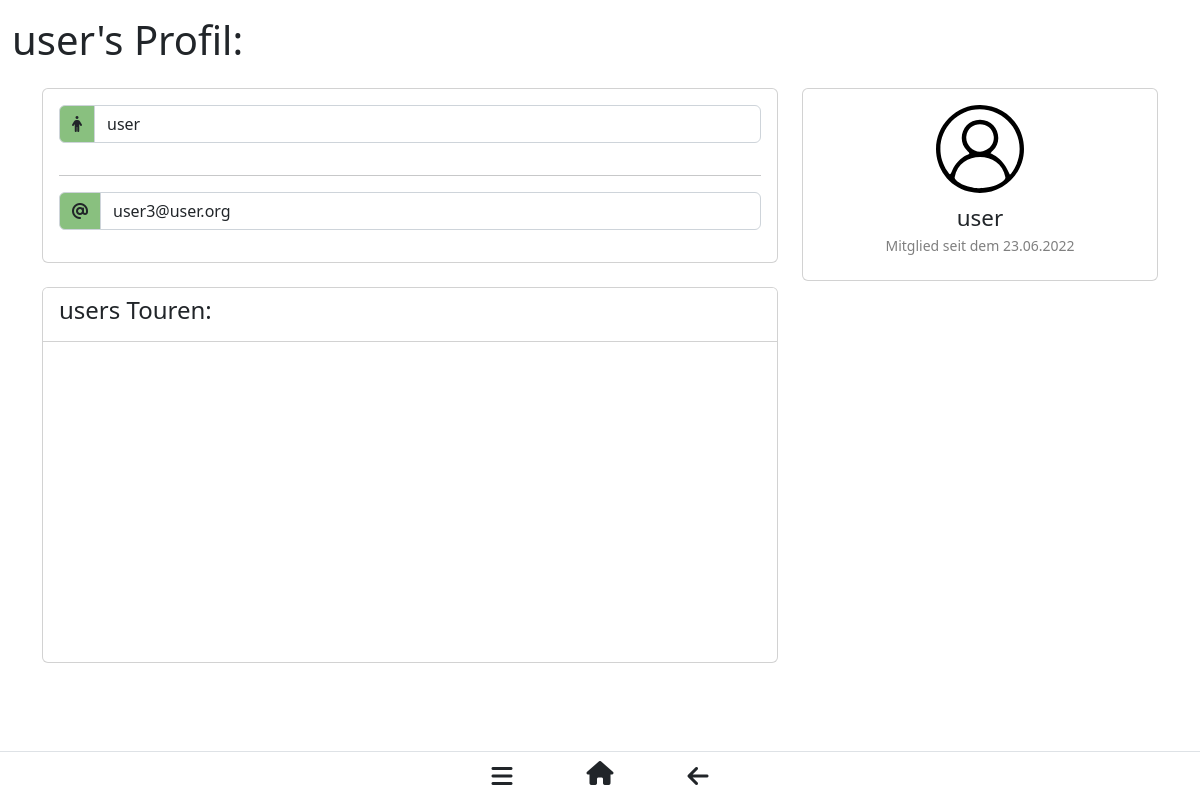
Before: /profil/user with the older database file.
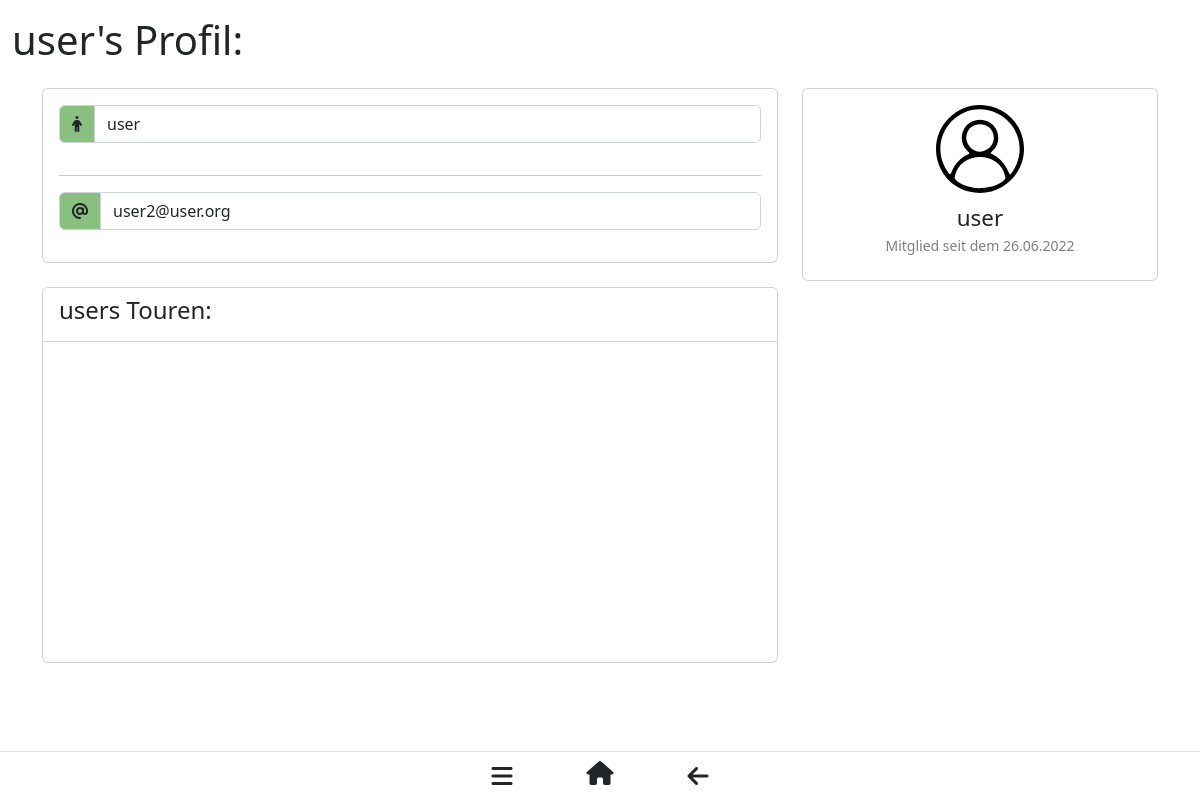
After: the same page with the newer database file.
### hikerz/db.py (models this page shows, shortened)
class User(db.Model):
    __tablename__ = 'User'
    username = db.Column(db.String(45), primary_key=True)
    emailAdresse = db.Column(db.String(45), nullable=False, unique=True)
    password = db.Column(db.String(80), nullable=False)
    rolle = db.Column(db.Integer(),  nullable=False)
    creatorOfRoute = db.relationship('Route', back_populates='creatorRelationship')
    creatorOfHighlight = db.relationship('Highlight', back_populates='creatorRelationship')
    creatorOfRouteImage = db.relationship('RouteImage', back_populates='creatorRelationship')
    creatorOfReview = db.relationship('Review', back_populates='creatorRelationship')
    member_since = db.Column(db.String(10), nullable=False, default="01.01.2022")

### hikerz/views.py (the view, shortened to what this page needs)
@views.route('/profil/<username>', methods=["GET", "POST"])
def profile(username):
    displayed_user = User.query.filter_by(username=username).first() # Get the users data from the database
    if not displayed_user:  # If user wasnt found in the db, display an 404 error
        abort(404)
    form = AccountSettings()
    return render_template("profile.html", form=form, user = displayed_user)#, displayed_tours = displayed_tours)

### hikerz/forms.py (shortened to what this page needs)
class AccountSettings(FlaskForm):
    user_name = StringField('Benutzername')
    email = StringField(
        'E-Mail Addresse', validators=[Email("Bitte überprüfe die E-Mail-Adresse")])
    new_password = PasswordField('Neues Passwort', [
        EqualTo('confirm_password', message='Die Passwörter stimmen nicht überein')
    ])
    confirm_password = PasswordField('Passwort bestätigen')
    submit = SubmitField("Änderungen speichern")

### hikerz/templates/profile.html (shortened to what this page needs)
{%extends "base.html"%}
{%block content%}
<div class="row mt-3">
    <h1>{{user.username}}'s Profil:</h1>
</div>
<div class="container mt-3">
    <div>
        <form action="{{user.benutzername}}" method="post">
            <div class="row gutters-sm">
                <div class="col-md-8 mb-3">
                    <div class="card">
                        <div class="card-body">
                            <div class="row">
                                <div class="input-group mb-3">
                                    <span class="input-group-text profile-input" id="basic-addon1"><i
                                            class="fa fa-person"></i></span>
                                    {{form.user_name(class="form-control",value=user.username,
                                    readonly=not(current_user.username==user.username), placeholder="Benutzername")}}
                                </div>
                            </div>
                            <hr>
                            <div class="row">
                                <div class="input-group mb-3">
                                    <span class="input-group-text profile-input" id="basic-addon1"><i
                                        class="fa fa-at"></i></span>
                                        {{form.email(class="form-control", value=user.emailAdresse,
                                        placeholder="E-Mail-Adresse", readonly=not(current_user.username==user.username))}}
                                    </div>
                                </div>
                        </div>
                    </div>
                    <div class="card mt-4">
                        <div class="card-header bg-white">
                            <h4>{{user.username}}s Touren:</h4>
                        </div>
                        <div class="card-body overflow-scroll" style="height: 20em;" id="routes-card-body">
                            <div class="d-flex justify-content-center mt-2">
                            </div>
                        </div>
                    </div>
                </div>
                <div class="col-md-4">
                    <div class="card">
                        <div class="card-body">
                            <div class="d-flex flex-column align-items-center text-center">
                                <div class="row">
                                    <img class="mb-2" src="{{url_for('static', filename='img/avatar.svg')}}"
                                        alt="Avatar" style="width:7em">
                                </div>
                                <div class="row mb-2">
                                    <div class="align-center" style="font-size: 1.4em">{{user.username}}</div>
                                    <small class="text-black-50">Mitglied seit dem {{user.member_since}}</small>
                                </div>
                                </div>
                            </div>
                        </div>
                    </div>
                </div>
            </div>
    </div>
</div>
{%endblock%}

### hikerz/templates/base.html (shortened to what this page needs)
<!DOCTYPE html>
<html lang="de">
<head>
    <link href="https://cdn.jsdelivr.net/npm/bootstrap@5.2.0-beta1/dist/css/bootstrap.min.css" rel="stylesheet"
>
    <link rel="stylesheet" href="{{url_for('static', filename='styles.css')}}">
    <link rel="stylesheet" href="https://cdn.datatables.net/1.12.0/css/dataTables.bootstrap5.min.css">
    <link rel="stylesheet" href="https://cdnjs.cloudflare.com/ajax/libs/font-awesome/6.1.1/css/all.min.css"
 />
</head>
<body>
    <div class="container-fluid" style="margin-bottom:4em">
        {%block content%}{%endblock%}
    <ul class="nav justify-content-center fixed-bottom border-top align-middle" style="background-color:white">
        <li class="nav-item mx-4 zoom-animation">
            <button class="btn float-start" data-bs-toggle="offcanvas" data-bs-target="#offcanvas" role="button"
                style="height:3em">
                <i class="fa fa-bars fa-xl"></i>
            </button>
        </li>
        <li class="nav-item mx-4 zoom-animation">
            {%if current_user.is_authenticated%}
            <a class="btn float-start py-2" href="{{url_for('views.index')}}" role="button">
                <i class="fa fa-house fa-xl"></i>
            </a>
            {%else%}
            <a class="btn float-start py-2" href="/" role="button">
                <i class="fa fa-house fa-xl"></i>
            </a>
            {%endif%}
        </li>
        <li class="nav-item mx-4 zoom-animation">
            <button class="btn float-start" onclick="window.history.back()" role="button" style="height:3em">
                <i class="fa fa-arrow-left fa-xl"></i>
            </button>
        </li>
    </ul>
</body>
</html>

### hikerz/static/styles.css (style rules this page uses)
:root { --farbe1: #2D5016; --farbe2: #93B7BE; --farbe3: #635255; --farbe4: #DD9787; --farbe5: #89c07f; --farbe6: #f1f4e8; }
.profile-input { background-color: var(--farbe5); }
.zoom-animation { transition: transform .2s; }

Changed rows visible on the page:
changed User "user": member_since "23.06.2022" → "26.06.2022"
Other visible differences:
form field email: "user3@user.org" → "user2@user.org"
